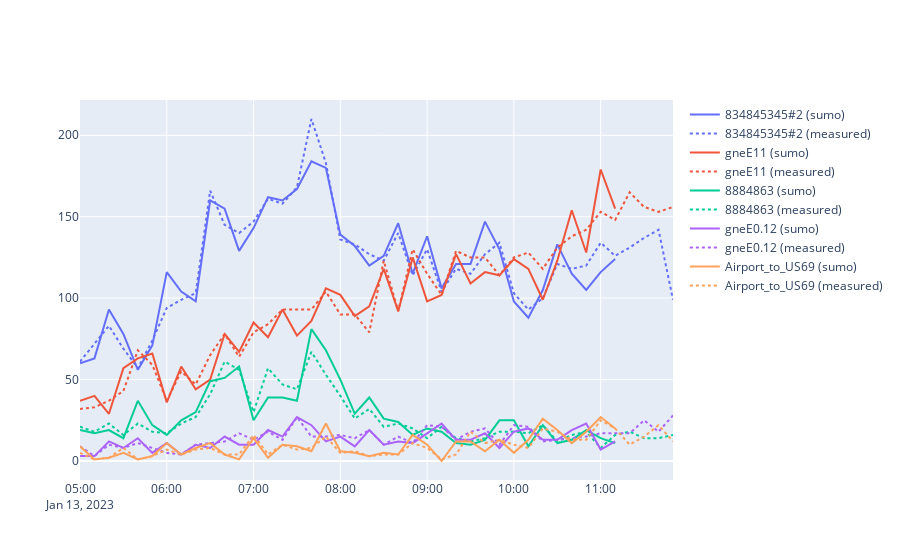

Notebook code cell kept with this figure:
### Code cell
import plotly.graph_objects as go
import plotly.express as px

fig = go.Figure()
colors = px.colors.qualitative.Plotly


p = 600

counts_df = counts.resample(f"{p}S").sum()
pivoted_res = pivoted_res.resample(f"{p}S").sum()

i = 0
gehs = []
for box in ["West thru", "East thru", "West right", "South left", "South right"]:
    for key in box_to_edge:
        if box in box_to_edge[key]:
            radar = key
            break

    edge = box_to_edge[radar][box]

    fig.add_trace(
        go.Scatter(
            x=pivoted_res.index,
            y=pivoted_res[("departed", edge)],
            name=f"{edge} (sumo)",
            line=dict(
                color=colors[i],
            ),
        )
    )

    fig.add_trace(
        go.Scatter(
            x=counts_df.index,
            y=counts_df[edge],
            name=edge + " (measured)",
            # make the color the same as the line before
            line=dict(color=fig.data[-1].line.color, dash="dot")
            # line=dict(color='royalblue', width=4)
        )
    )
    i += 1

    gehs.append(
        (box,
        (
            geh(
            m=pivoted_res[("departed", edge)] * 3600 / p,
            c=counts_df[edge]* 3600 / p,
        ) < 5).sum() / len(pivoted_res)
        )
    )


fig.update()

fig.show()
